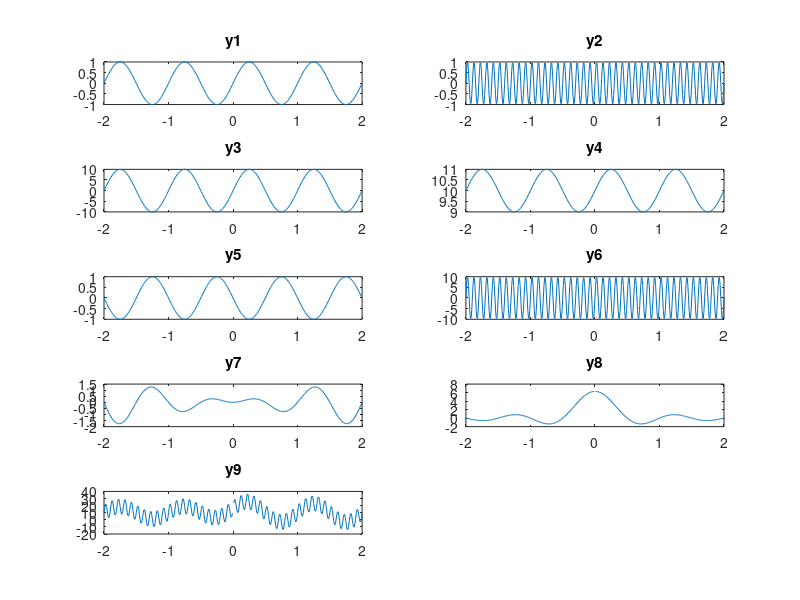

Source code (MATLAB):
t = (-2:0.01:2);
% t and y1,y2..,y9 are given in the question
y1 = sin(2*pi.*t);
y2 = sin(2*pi*10.*t);
y3 = 10*sin(2*pi.*t);
y4 = sin(2*pi.*t)+10;
y5 = sin(2*pi.*(t-0.5));
y6 = 10*sin(2*pi*10.*t);
y7 = sin(2*pi.*t).*t;
y8 = sin(2*pi.*t)./t;
y9 = y1+y2+y3+y4+y5+y6+y7+y8;


subplot(5,2,1), plot(t, y1), xlim([-2 2]), title('y1')
subplot(5,2,2), plot(t, y2), xlim([-2 2]), title('y2')
subplot(5,2,3), plot(t, y3), xlim([-2 2]), title('y3')
subplot(5,2,4), plot(t, y4), xlim([-2 2]), title('y4')
subplot(5,2,5), plot(t, y5), xlim([-2 2]), title('y5')
subplot(5,2,6), plot(t, y6), xlim([-2 2]), title('y6')
subplot(5,2,7), plot(t, y7), xlim([-2 2]), title('y7')
subplot(5,2,8), plot(t, y8), xlim([-2 2]), title('y8')
subplot(5,2,9), plot(t, y9), xlim([-2 2]), title('y9')